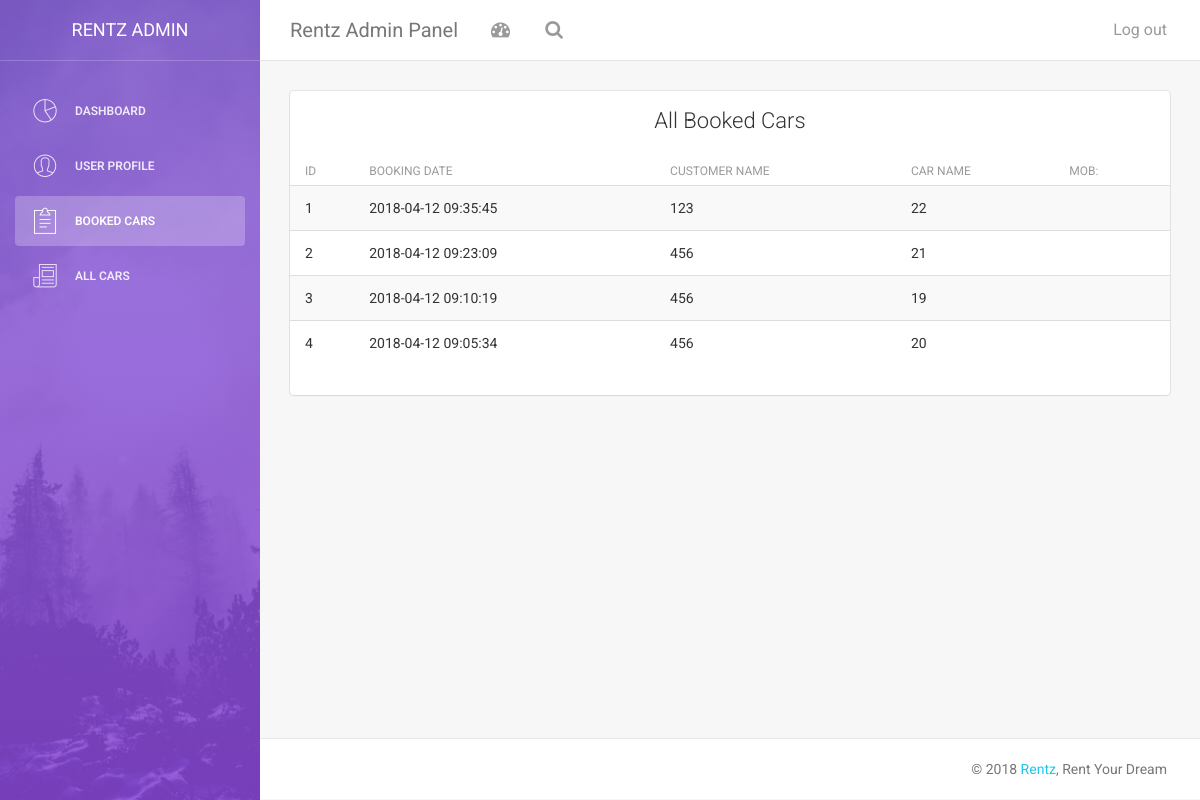
The app's page /admin/index.php?d=2 (signed in) with its own data.
### tables this page shows
CREATE TABLE IF NOT EXISTS `tbl_booking` (
  `book_id` int(11) NOT NULL AUTO_INCREMENT,
  `cars_id` int(11) NOT NULL,
  `cust_id` varchar(256) NOT NULL,
  `book_date` timestamp NOT NULL DEFAULT CURRENT_TIMESTAMP,
  `comments` text NOT NULL,
  `status` int(11) NOT NULL,
  PRIMARY KEY (`book_id`),
  KEY `cars_id` (`cars_id`),
  KEY `cust_id` (`cust_id`)
);

### config.php (called while the page is built, shortened)
<?php
$connection = mysqli_connect('localhost', 'root', '');
$select_db = mysqli_select_db($connection, 'rentz');
?>

### admin/data/data_functions.php (called while the page is built, shortened)
<?php
function get_all_users()
{	include('../config.php');
	$a=0;
	$typ=array();
	$sql="SELECT * FROM `tbl_user` ORDER BY `id` DESC";
	$result=mysqli_query($connection,$sql);
	while($row=mysqli_fetch_array($result))
	{
		$typ[$a]=array();
		$typ[$a]['id']=$row['id'];
		$typ[$a]['address']=stripslashes($row['address']);
		$typ[$a]['category']=stripslashes($row['category']);
		$typ[$a]['firstname']=stripslashes($row['firstname']);
		$typ[$a]['idphoto']=stripslashes($row['idphoto']);
		$typ[$a]['lastname']=stripslashes($row['lastname']);
		$typ[$a]['licenceno']=stripslashes($row['licenceno']);
		$typ[$a]['licencephoto']=stripslashes($row['licencephoto']);
		$typ[$a]['mobno']=stripslashes($row['mobno']);
		$typ[$a]['password']=stripslashes($row['password']);
		$typ[$a]['status']=stripslashes($row['status']);
	$a++;
	}
	return $typ;
}function get_all_bookedcars()
{	include('../config.php');
	$a=0;
	$typ=array();
	$sql="SELECT * FROM `tbl_booking` ORDER BY `book_id` DESC";
	$result=mysqli_query($connection,$sql);
	while($row=mysqli_fetch_array($result))
	{
		$typ[$a]=array();
		$typ[$a]['book_id']=$row['book_id'];
		$typ[$a]['book_date']=stripslashes($row['book_date']);
		$typ[$a]['cars_id']=stripslashes($row['cars_id']);
		$typ[$a]['comments']=stripslashes($row['comments']);
		$typ[$a]['cust_id']=stripslashes($row['cust_id']);
		$typ[$a]['status']=stripslashes($row['status']);
	$a++;
	}
	return $typ;
}
?>

### admin/pages/all_booked_cars.php (the view)
<?php
include('data/data_functions.php');
$pgs=get_all_bookedcars();
$counts=count($pgs);
?>
<div class="content table-responsive table-full-width">
                                <table class="table table-hover table-striped">
                                    <thead>
                                        <th>ID</th>
                                    	<th>Booking Date</th>
                                        <th>Customer Name</th>
                                    	<th>Car Name</th>
                                    	<th>Mob:</th>
                                    </thead>
                                    <tbody>
									<?php for($i=0;$i<$counts;$i++){?>
                                        <tr>
                                        	<td><?php echo $i+1 ?></td>
                                        	<td><?php echo $pgs[$i]['book_date']; echo "  ";?></td>
                                        	<td><?php echo $pgs[$i]['cust_id'];?></td>
                                        	<td><?php echo $pgs[$i]['cars_id'];?></td>
                                        	<td><?php echo $pgs[$i]['comments'];?></td>
                                        </tr>
                                        <?php } ?>
                                    </tbody>
                                </table>
 </div>

### records on screen
tbl_booking: book_date "2018-04-12 09:35:45", cust "123", cars "22"
tbl_booking: book_date "2018-04-12 09:23:09", cust "456", cars "21"
tbl_booking: book_date "2018-04-12 09:10:19", cust "456", cars "19"
tbl_booking: book_date "2018-04-12 09:05:34", cust "456", cars "20"
